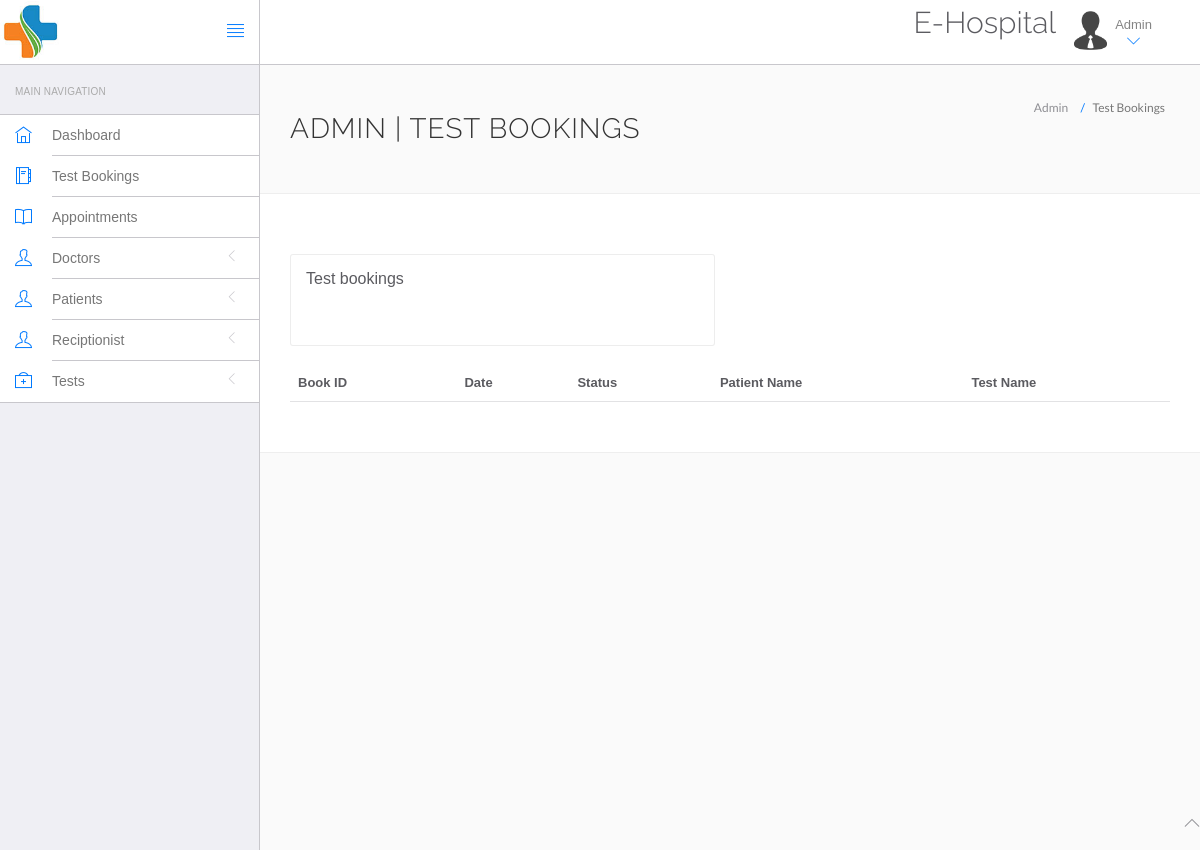
Page /admin/test-bookings.php (signed in) on the earlier database version.
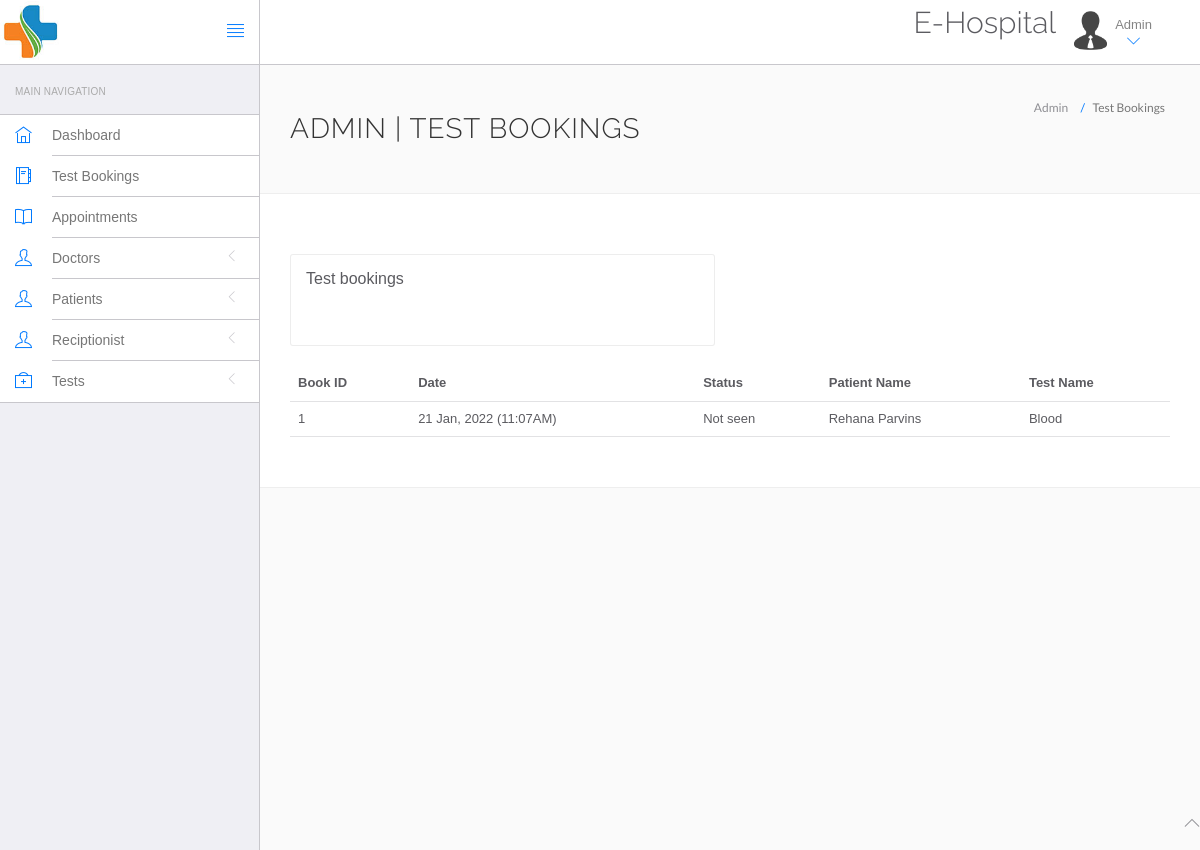
Same page on the later database version.
### tables this page shows
CREATE TABLE IF NOT EXISTS `test_bookings` (
  `id` int(11) NOT NULL AUTO_INCREMENT,
  `userid` int(11) NOT NULL,
  `testid` int(11) NOT NULL,
  `bookdate` datetime NOT NULL,
  `status` tinyint(4) NOT NULL,
  PRIMARY KEY (`id`)
);

CREATE TABLE IF NOT EXISTS `patients` (
  `patid` int(11) NOT NULL AUTO_INCREMENT,
  `fullname` varchar(50) NOT NULL,
  `gender` varchar(6) NOT NULL,
  `age` int(11) NOT NULL,
  `address` varchar(100) NOT NULL,
  `phone` varchar(90) NOT NULL,
  `datetime` datetime(6) NOT NULL,
  `blood_group` varchar(11) NOT NULL,
  `email` varchar(50) NOT NULL,
  `password` varchar(50) NOT NULL,
  PRIMARY KEY (`patid`)
);

CREATE TABLE IF NOT EXISTS `tests` (
  `testid` int(11) NOT NULL AUTO_INCREMENT,
  `testname` varchar(50) NOT NULL,
  `price` float NOT NULL,
  `template` text NOT NULL,
  PRIMARY KEY (`testid`)
);

### include/basicdb.php (called while the page is built, shortened)
<?php
function get_all($table)
{
	global $con;
	$sql = "SELECT * from $table";
	$result = mysqli_query($con, $sql);
	return (mysqli_num_rows($result) > 0) ? $result : 0;
}
function get_by_id($table, $tableid, $id)
{
	global $con;
	$sql = "SELECT * FROM $table WHERE $tableid='$id' LIMIT 1";
	$result = mysqli_query($con, $sql);
	if (mysqli_num_rows($result) > 0) {
		return mysqli_fetch_array($result);
	} else {
		return 0;
	}
}

### admin/test-bookings.php (the view, shortened to what the changed rows need)
<?php
include('include/config.php');
include('../include/basicdb.php');
?>
<!DOCTYPE html>
<html lang="en">
<head>
    <link rel="stylesheet" href="vendor/bootstrap/css/bootstrap.min.css">
    <link rel="stylesheet" href="vendor/fontawesome/css/font-awesome.min.css">
    <link rel="stylesheet" href="vendor/themify-icons/themify-icons.min.css">
    <link href="vendor/animate.css/animate.min.css" rel="stylesheet" media="screen">
    <link href="vendor/perfect-scrollbar/perfect-scrollbar.min.css" rel="stylesheet" media="screen">
    <link href="vendor/switchery/switchery.min.css" rel="stylesheet" media="screen">
    <link href="vendor/bootstrap-touchspin/jquery.bootstrap-touchspin.min.css" rel="stylesheet" media="screen">
    <link href="vendor/select2/select2.min.css" rel="stylesheet" media="screen">
    <link href="vendor/bootstrap-datepicker/bootstrap-datepicker3.standalone.min.css" rel="stylesheet" media="screen">
    <link href="vendor/bootstrap-timepicker/bootstrap-timepicker.min.css" rel="stylesheet" media="screen">
    <link rel="stylesheet" href="assets/css/styles.css">
    <link rel="stylesheet" href="assets/css/plugins.css">
    <link rel="stylesheet" href="assets/css/themes/theme-1.css" id="skin_color" />
</head>
<body>
    <div id="app">
        <div class="app-content">
            <?php include('include/header.php'); ?>
            <div class="main-content">
                <div class="wrap-content container" id="container">
                    <section id="page-title">
                        <div class="row">
                            <div class="col-sm-8">
                                <h1 class="mainTitle">Admin | Test Bookings</h1>
                            </div>
                        </div>
                    </section>
                    <div class="container-fluid container-fullw bg-white">
                        <div class="row">
                            <div class="col-md-12">
                                <table class="table table-hover" id="sample-table-1">
                                    <thead>
                                        <tr>
                                            <th>Book ID</th>
                                            <th>Date</th>
                                            <th>Status</th>
                                            <th>Patient Name</th>
                                            <th>Test Name</th>
                                        </tr>
                                    </thead>
                                    <tbody>
                                        <?php
                                        $appoint = get_all("test_bookings");
                                        if ($appoint) {
                                            while ($row = $appoint->fetch_assoc()) {
                                                $row2 = get_by_id("patients", "patid", $row["userid"]);
                                                $row3 = get_by_id("tests", "testid", $row["testid"]);
                                        ?>
                                                <tr>
                                                    <td><?= $row["id"]; ?></td>
                                                    <td><?php echo date("j M, Y (h:iA)", strtotime($row['bookdate'])); ?></td>
                                                    <td><?= ($row["status"] == 1) ? "Not seen" : "Report Uploaded"; ?> </td>
                                                    <td class="hide-on-small-only"> <?= $row2["fullname"]; ?></td>
                                                    <td class="hide-on-small-only"> <?= $row3["testname"]; ?></td>
                                                </tr>
                                        <?php
                                            }
                                        }
                                        ?>
                                    </tbody>
                                </table>
                            </div>
                        </div>
                    </div>
                </div>
            </div>
        </div>
    </div>
</body>
</html>

Differences in the rows shown:
added test_bookings: id "1", bookdate "21 Jan, 2022 (11:07AM)", status "Not seen", patients.fullname "Rehana Parvins", testid.testname "Blood"
